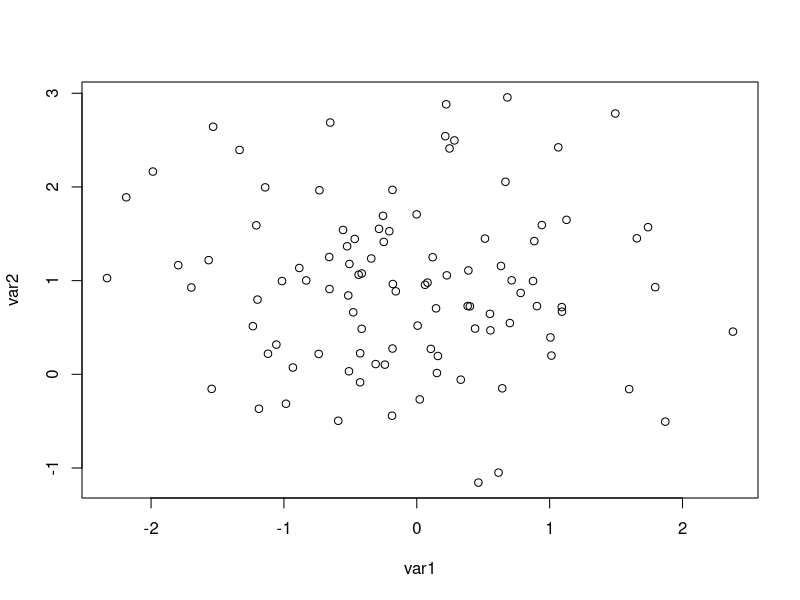
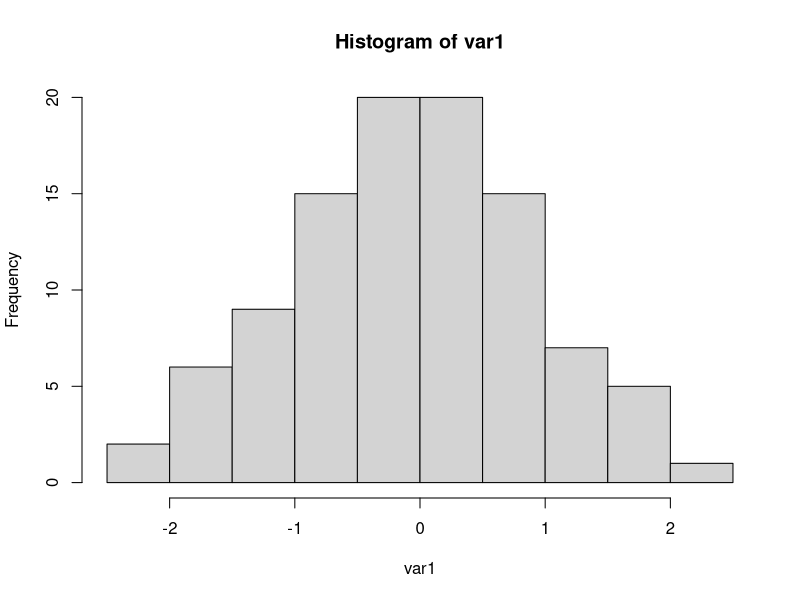
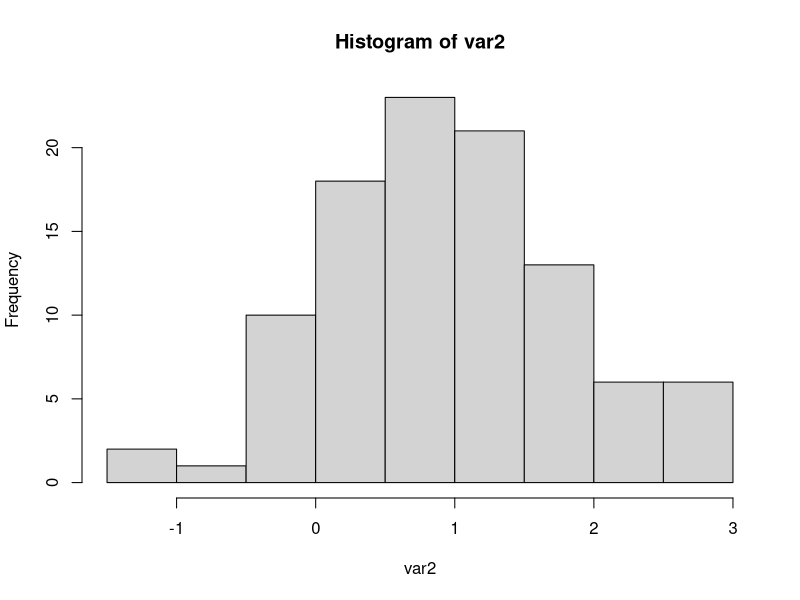
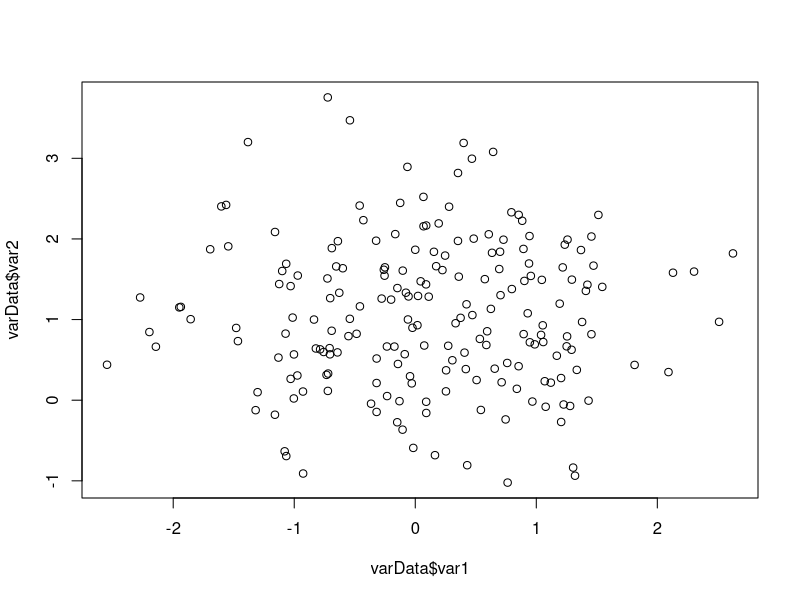
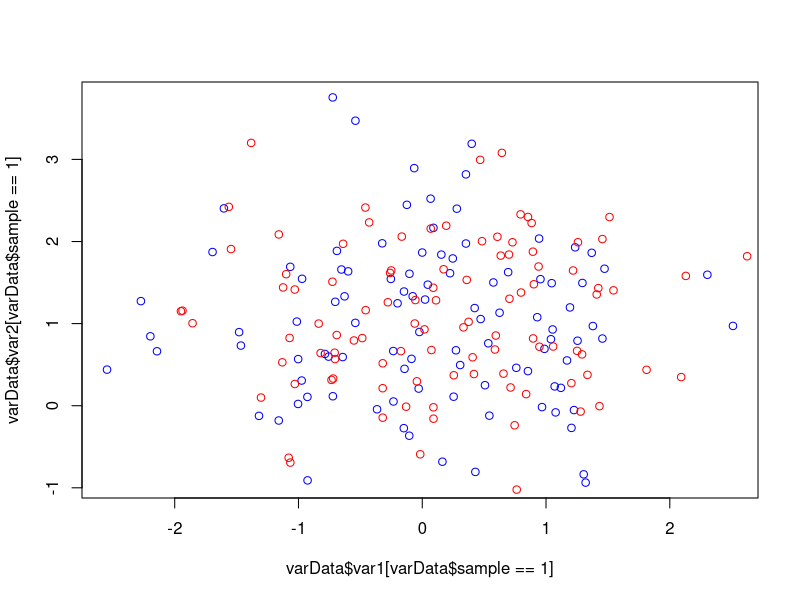
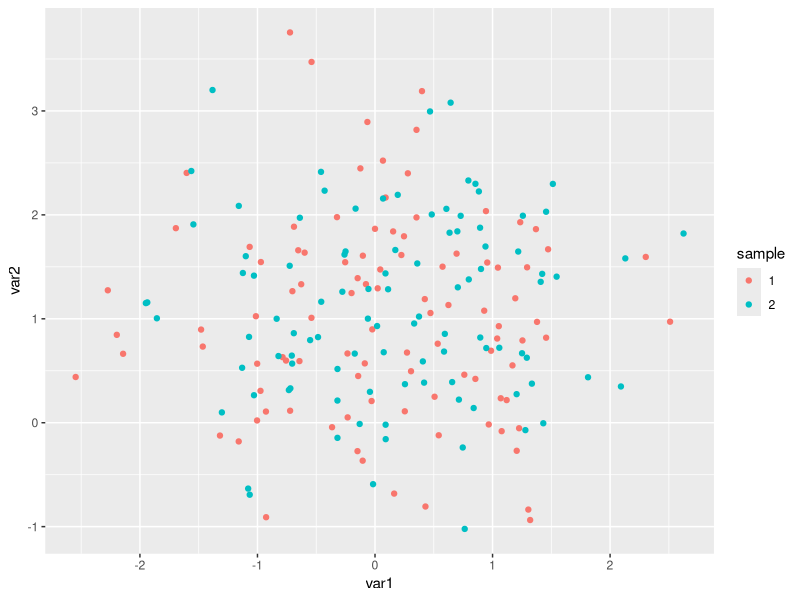
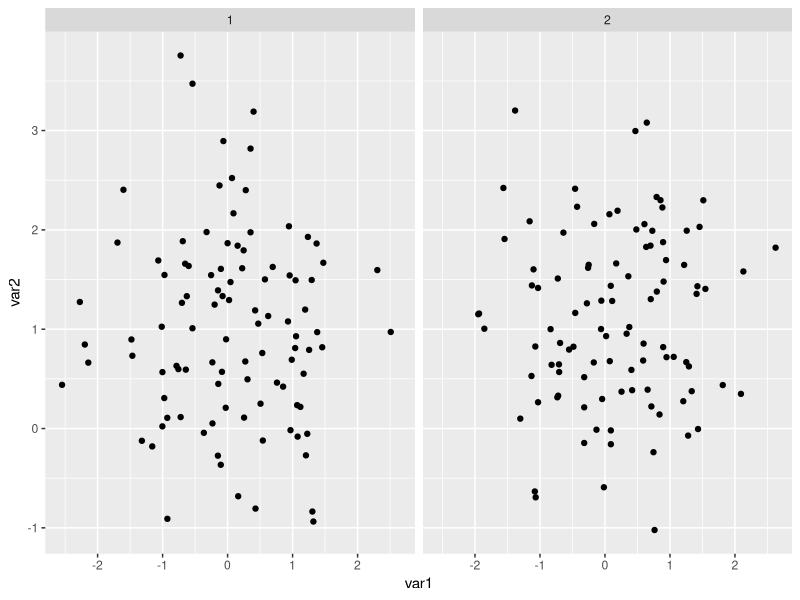
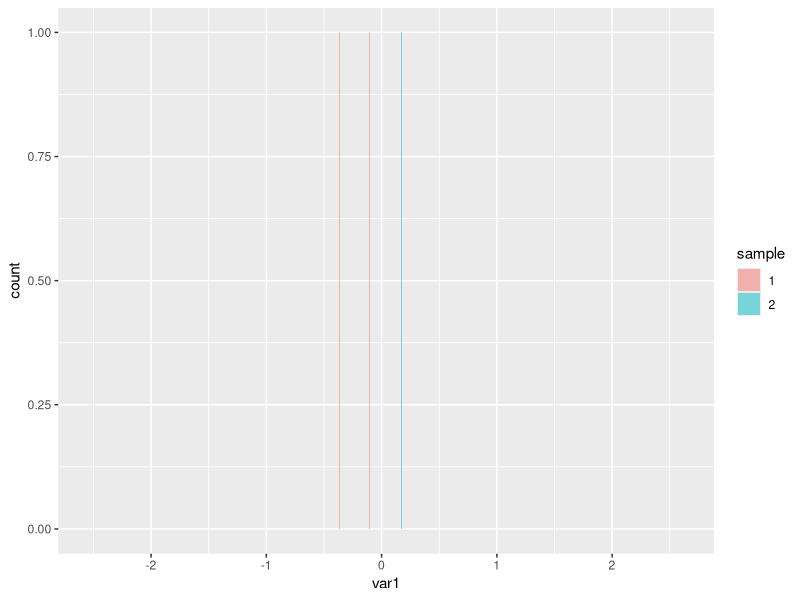

Here is the R script that generated these plots, in order:
## ---- chunk 1
var1 <- rnorm(100)
var2 <- rnorm(100, 1)
plot(var1, var2)
## ---- chunk 2
hist(var1)
hist(var2)
## ---- chunk 3
varData <- data.frame(var1=c(rnorm(100), rnorm(100)), var2=c(rnorm(100, 1), rnorm(100,1)), sample=rep(c(1,2), each=100))
## ---- chunk 4
plot(varData$var1, varData$var2)
## ---- chunk 5
plot(varData$var1[varData$sample==1], varData$var2[varData$sample==1], col="blue")
points(varData$var1[varData$sample==2], varData$var2[varData$sample==2], col="red")
## ---- chunk 6
library(ggplot2)
varData$sample <- factor(varData$sample)
ggplot(varData, aes(x=var1, y=var2, colour=sample)) + geom_point()
ggplot(varData, aes(x=var1, y=var2)) + geom_point() + facet_grid(. ~ sample)
## ---- chunk 7
ggplot(varData, aes(x=var1, fill=sample)) + geom_bar(position="identity", alpha=0.5)
ggplot(varData, aes(x=var1, fill=sample)) + geom_density(alpha=0.5)
## ---- chunk 8
library(reshape2)
varData2 <- melt(varData, measure.vars=c("var1", "var2"))

ggplot(varData2, aes(x=value, fill=sample)) + geom_bar(position="identity", alpha=0.5) + facet_grid(. ~ variable)
ggplot(varData2, aes(x=value)) + geom_bar() + facet_grid(sample ~ variable)
## ---- chunk 9
metabData <- read.table("pumpkin_tomatillo_data.csv",
                        sep=",", header=T, stringsAsFactors=FALSE)
colnames(metabData)[4:151] <- seq(1, 148)

metab2 <- melt(metabData, id.vars=seq(1,3), measure.vars=seq(4, 151))
varNameData <- read.table("metabID.csv", sep=",", header=T, stringsAsFactors=FALSE)

metab2$metabName <- rep(varNameData$name, each=24)
metabData <- metab2
newTreat <- rep("fresh", nrow(metabData))
newTreat[grep("lyophilized", metabData$Treatment)] <- "lyoph"
metabData$treat <- newTreat
## ---- chunk 10
ggplot(metabData, aes(x=value, fill=treat)) + geom_density(alpha=0.8) + facet_grid(Species ~ ., scales="free_y") + xlim(0, 5000)
ggplot(metabData, aes(x=value, fill=Species)) + geom_density(alpha=0.8) + facet_grid(treat ~ ., scales="free_y") + xlim(0, 5000)
## ---- chunk 11
ggplot(metabData, aes(x=metabName, y=value, fill=Species)) + geom_boxplot()
